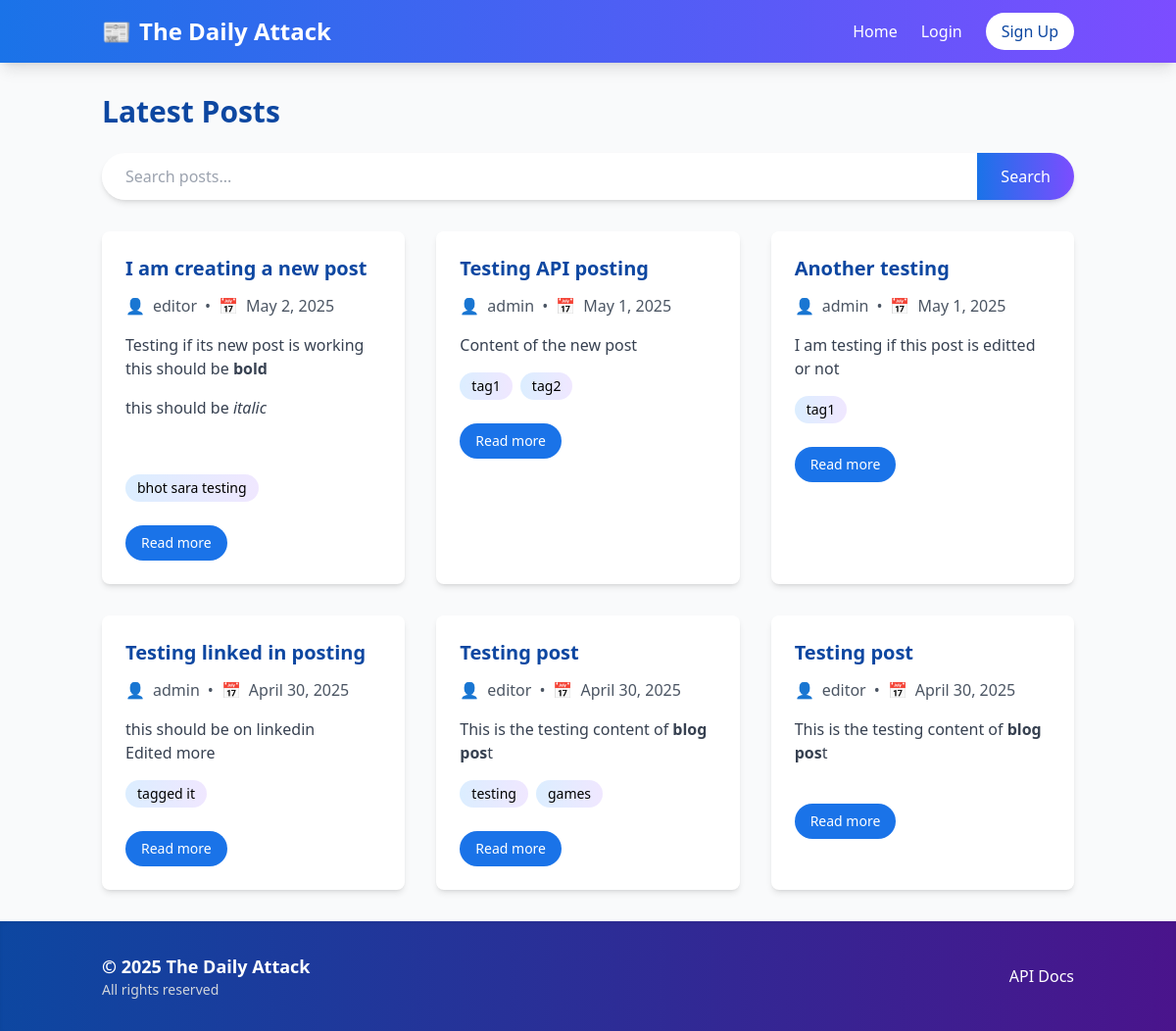
/, run on an earlier commit of the app's database.
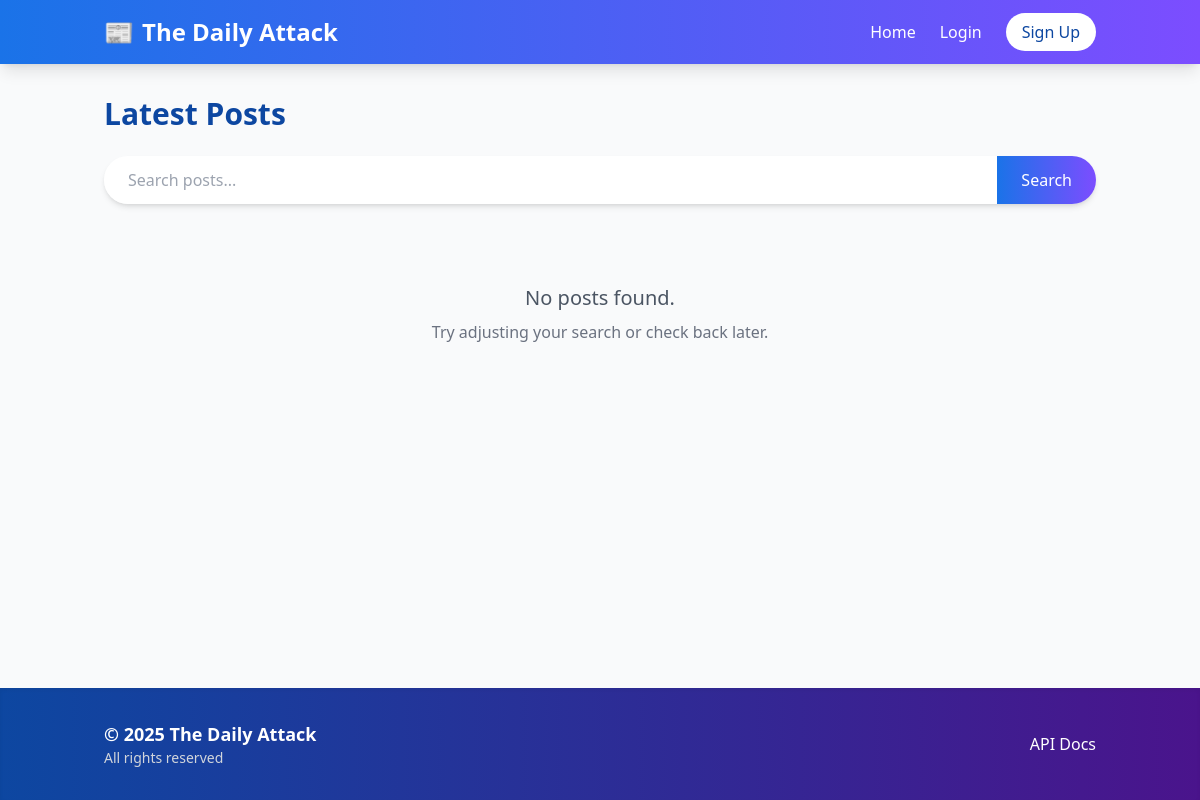
And on a later commit of the database.
### blog/models.py (models this page shows, shortened)
class Post(models.Model):
    STATUS_CHOICES = (
        ('draft', 'Draft'),
        ('published', 'Published'),
    )
    title = models.CharField(max_length=200)
    content = models.TextField()
    author = models.ForeignKey(User, on_delete=models.CASCADE, related_name='blog_posts')
    created_at = models.DateTimeField(auto_now_add=True)
    updated_at = models.DateTimeField(auto_now=True)
    published_at = models.DateTimeField(blank=True, null=True)
    status = models.CharField(max_length=10, choices=STATUS_CHOICES, default='draft')
    tags = models.ManyToManyField(Tag, blank=True)
    class Meta:
        ordering = ['-created_at']

class Tag(models.Model):
    name = models.CharField(max_length=50, unique=True)

### blog/views.py (the view)
# urls.py: path('', views.home, name='home'),
def home(request):
    posts = Post.objects.filter(status='published')
    return render(request, 'blog/home.html', {'posts': posts})

### templates/blog/home.html (shortened to what this page needs)
{% extends 'base.html' %}
{% block content %}
    <div class="mb-8 animate-fade-in">
        <h1 class="text-3xl font-bold mb-6 text-primary-dark">Latest Posts</h1>
        <form action="{% url 'search_posts' %}" method="get" class="mb-8">
            <div class="flex shadow-md rounded-full overflow-hidden transition-all duration-300 hover:shadow-lg">
                <input type="text" name="q" placeholder="Search posts..." class="flex-grow px-6 py-3 border-0 focus:ring-2 focus:ring-primary focus:outline-none" value="{{ query|default:'' }}">
                <button type="submit" class="bg-header-gradient text-white px-6 py-3 font-medium transition-all duration-300 hover:opacity-90">Search</button>
            </div>
        </form>
    </div>
    <div class="grid grid-cols-1 md:grid-cols-2 lg:grid-cols-3 gap-8">
        {% for post in posts %}
            <div class="bg-white rounded-lg shadow-md overflow-hidden card-hover animate-slide-in" style="animation-delay: {{ forloop.counter0 }}00ms">
                <div class="p-6">
                    <h2 class="text-xl font-bold mb-3">
                        <a href="{% url 'post_detail' pk=post.pk %}" class="text-primary-dark hover:text-primary transition-colors duration-300">{{ post.title }}</a>
                    </h2>
                    <p class="text-gray-600 mb-4 flex items-center">
                        <span class="mr-2">👤</span> {{ post.author.username }}
                        <span class="mx-2">•</span>
                        <span class="flex items-center"><span class="mr-2">📅</span> {{ post.published_at|date:"F j, Y" }}</span>
                    </p>
                    <div class="prose mb-4 text-gray-700">
                        {{ post.content|safe|truncatewords_html:30 }}
                    </div>
                    <div class="flex flex-wrap gap-2 mb-4">
                        {% for tag in post.tags.all %}
                            <a href="{% url 'tag_posts' tag_name=tag.name %}" class="bg-gradient-to-r from-primary-light/20 to-accent-light/20 px-3 py-1 rounded-full text-sm hover:from-primary-light/30 hover:to-accent-light/30 transition-all duration-300">{{ tag.name }}</a>
                        {% endfor %}
                    </div>
                    <a href="{% url 'post_detail' pk=post.pk %}" class="inline-block mt-2 px-4 py-2 bg-primary text-white rounded-full hover:bg-primary-dark transition-colors duration-300 text-sm font-medium">Read more</a>
                </div>
            </div>
        {% empty %}
            <div class="col-span-full text-center py-12 animate-fade-in">
                <p class="text-xl text-gray-600">No posts found.</p>
                <p class="mt-2 text-gray-500">Try adjusting your search or check back later.</p>
            </div>
        {% endfor %}
    </div>
{% endblock %}

What changed in the data, as far as the page shows it:
removed Post: title "I am creating a new post", author.username "editor", published_at "May 2, 2025", content "Testing if its new post is working this should be bold this should be italic"
removed Tag: name "bhot sara testing", shown under "I am creating a new post"
removed Post: title "Testing API posting", author.username "admin", published_at "May 1, 2025", content "Content of the new post"
removed Tag: name "tag1"
removed Tag: name "tag2", shown under "Testing API posting"
removed Post: title "Another testing", author.username "admin", published_at "May 1, 2025", content "I am testing if this post is editted or not"
removed Post: title "Testing linked in posting", author.username "admin", published_at "April 30, 2025", content "this should be on linkedin Edited more"
removed Tag: name "tagged it", shown under "Testing linked in posting"
removed Post: title "Testing post", author.username "editor", published_at "April 30, 2025", content "This is the testing content of blog pos t"
removed Tag: name "testing", shown under "Testing post"
removed Tag: name "games", shown under "Testing post"
removed Post: title "Testing post", author.username "editor", published_at "April 30, 2025", content "This is the testing content of blog pos t"
Also different on the page:
text now shown: "No posts found. Try adjusting your search or check back later."
